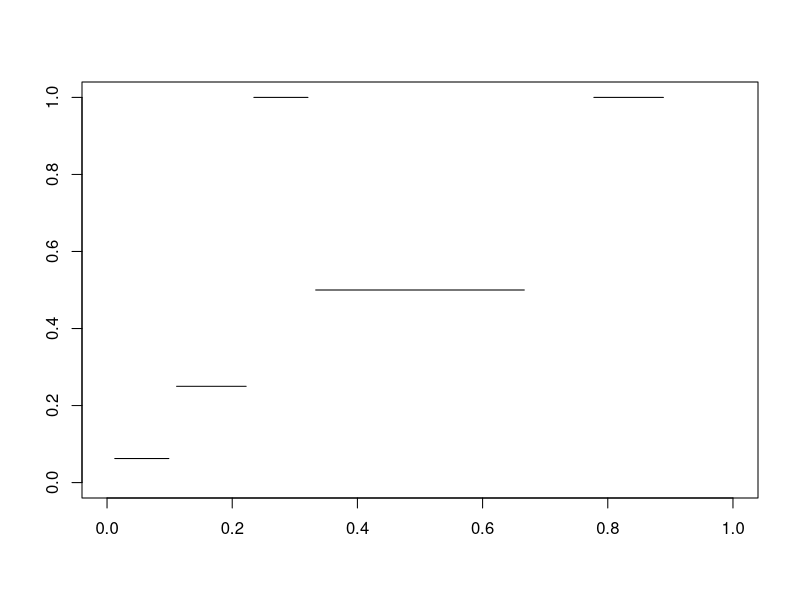

Generate this figure with R:
#############################################

# Generates Plot of Cantor's Devil Staircase

#############################################


# Steps
#   1. Take interval matrix, step over rows and put middle 
#       third in matrices. Put remaining in new matrix.
#   2. Figure out number of segment to plot at this stage.
#   3. Space them and plot them accordingly
#   4. Output is matrix containing remaining segments as rows, 
#       endpoints as columns.
#   5. Return to step 1


# Function to loop over matrix where rows are remaining segments.
# Output:
#   1. Plot Matrix
#   2. Remaining matrix
cantor.step <- function(in.matrix){

    # Number of new segments; initialize out matrix
    n.seg <- 2*nrow(in.matrix)
    out.matrix <- matrix(0,n.seg,2)

    # Length of new segments
    seg.length <- 1/(3^nrow(in.matrix))

    # Indicators for new segments close to 0 or 1
    near0 <- as.logical(matrix(rbind(rep(1,n.seg/2),rep(0,n.seg/2)),n.seg,1))
    near1 <- !near0

    # Assign values to matrix   
    out.matrix[near0,] <- in.matrix
    out.matrix[near1,] <- in.matrix
    plot.matrix <- in.matrix

    # Add and subtract lengths
    out.matrix[near0,2] <- out.matrix[near0,1] + seg.length
    out.matrix[near1,1] <- out.matrix[near1,2] - seg.length
    plot.matrix[,1] <- plot.matrix[,1] + seg.length
    plot.matrix[,2] <- plot.matrix[,2] - seg.length

    list(plot.matrix,out.matrix)
}


# Loop through and plot
n.removals <- 3
in.matrix <- matrix(c(0,1),1,2)
plot(1,type="n",xlim=c(0,1),ylim=c(0,1),xlab="",ylab="")
for(i in 1:n.removals){

    output <- cantor.step(in.matrix) 
    plot.matrix <- output[[1]]
    in.matrix <- output[[2]]
    
    plot.count <- nrow(plot.matrix)
    ylocs <- seq(1,2^plot.count,((2^plot.count)-1))/(2^plot.count)

    for(i in 1:plot.count){
        lines(plot.matrix[i,],rep(ylocs[i],2))
    }
}

# 1/2 
# 1/4, 3/4
# 1/8, 3/8, 5/8, 7/8
